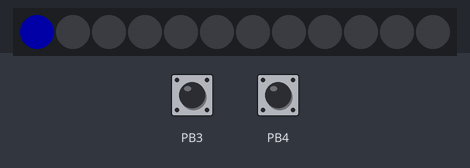
A sketch run on a simulated ATtiny85, built with avr-gcc and run on an emulated ATtiny85. Parts: 12 RGB LEDs in strip order, left to right. The inputs (shaded band) are chosen by the test bench; at power-on: PB3 HIGH, PB4 HIGH. Dim RGB values are drawn brighter than linear.

Above: at 0.07 s.
At 0.58 s:
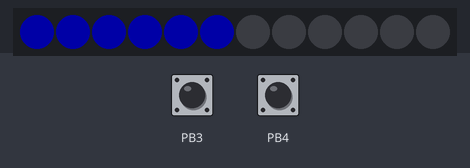
At 1.19 s:
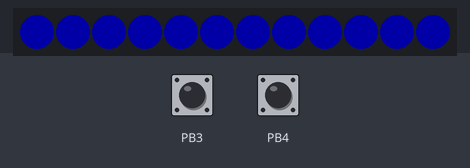

The sketch:

CompanionCube.ino
```cpp
//SAINTCON 2022 Hack in the Box UT Badge Code
//Written by -Weston Shakespear-

// #define DEBUG 1
// #define TEST 1
// #define OUTPUT_TOUCH_STATE 1

#define PIN_UART_TX 0
#define PIN_LED_DOUT 1
#define PIN_TOUCH_A A2
#define PIN_TOUCH_B A3
// #define PIN_TOUCH_C A3

#define NUM_PIXELS 12

#include <tinyNeoPixel.h>
#include <ADCTouch.h>

#if defined(DEBUG)

  #include <SendOnlySoftwareSerial.h>
  SendOnlySoftwareSerial mySerial(PIN_UART_TX);

#endif


tinyNeoPixel pixels = tinyNeoPixel(NUM_PIXELS, PIN_LED_DOUT, NEO_GRB + NEO_KHZ800);

short touchA = 0;
short touchB = 0;

byte threshold = 200;
// byte touchC = 0;


//function definitions
void populateButtonState();

void setup() {
  pixels.begin();

  #if defined(DEBUG)

    mySerial.begin(4800);

  #endif
}

void loop() {

  populateButtonState();

  #if defined(TEST)

  byte colorR = 0;
  byte colorG = 0;
  byte colorB = 40;

  if (touchA == 1) {
    colorG = 40;
  }

  if (touchB == 1) {
    colorR = 40;
  }

  for (int i = 0; i < NUM_PIXELS/3; i++) {
    pixels.setPixelColor(i, pixels.Color(40, colorG, 0));
    pixels.setPixelColor(i+4, pixels.Color(colorR, 40, 0));
    pixels.setPixelColor(i+8, pixels.Color(colorR, colorG, colorB));
    pixels.show();
    delay(40);
  }
  for (int i = 0; i < NUM_PIXELS; i++) {
    pixels.setPixelColor(i, pixels.Color(0, 0, 0));
    pixels.setPixelColor(i+4, pixels.Color(0, 0, 0));
    pixels.setPixelColor(i+8, pixels.Color(0, 0, 0));
    pixels.show();
    delay(20);
  }


  #else

  for (int i = 0; i < NUM_PIXELS; i++) {
    pixels.setPixelColor(i, pixels.Color(0, 0, 40));
    pixels.show();
    delay(100);
  }
  for (int i = 0; i < NUM_PIXELS; i++) {
    pixels.setPixelColor(i, pixels.Color(0, 0, 0));

  }
  pixels.show();

  #endif

  #if defined(DEBUG)

    // mySerial.println("hello from debug stuff");

  #endif

}

void populateButtonState() {
  touchA = ADCTouch.read(PIN_TOUCH_A);
  touchB = ADCTouch.read(PIN_TOUCH_B);

  // touchC = ADCTouch.read(PIN_TOUCH_C);

  #if defined(DEBUG)
  #if defined(OUTPUT_TOUCH_STATE) || defined(TEST)

  mySerial.print("A: ");
  mySerial.print(touchA);
  mySerial.print("\t B: ");
  mySerial.println(touchB);
  // mySerial.print("\t C: ");
  // mySerial.println(touchC);

  #endif
  #endif

  if (touchA > threshold) {
    touchA = 1;
  } else {
    touchA = 0;
  }

  if (touchB > threshold) {
    touchB = 1;
  } else {
    touchB = 0;
  }

  #if defined(DEBUG)
  #if defined(OUTPUT_TOUCH_STATE) || defined(TEST)

  mySerial.print("Ab: ");
  mySerial.print(touchA);
  mySerial.print("\t Bb: ");
  mySerial.println(touchB);
  mySerial.println("--------------------\n");
  // mySerial.print("\t C: ");
  // mySerial.println(touchC);

  #endif
  #endif

}
```

Measured:
- by itself, everything shown: repeats every 1.2 s, in 12 steps
